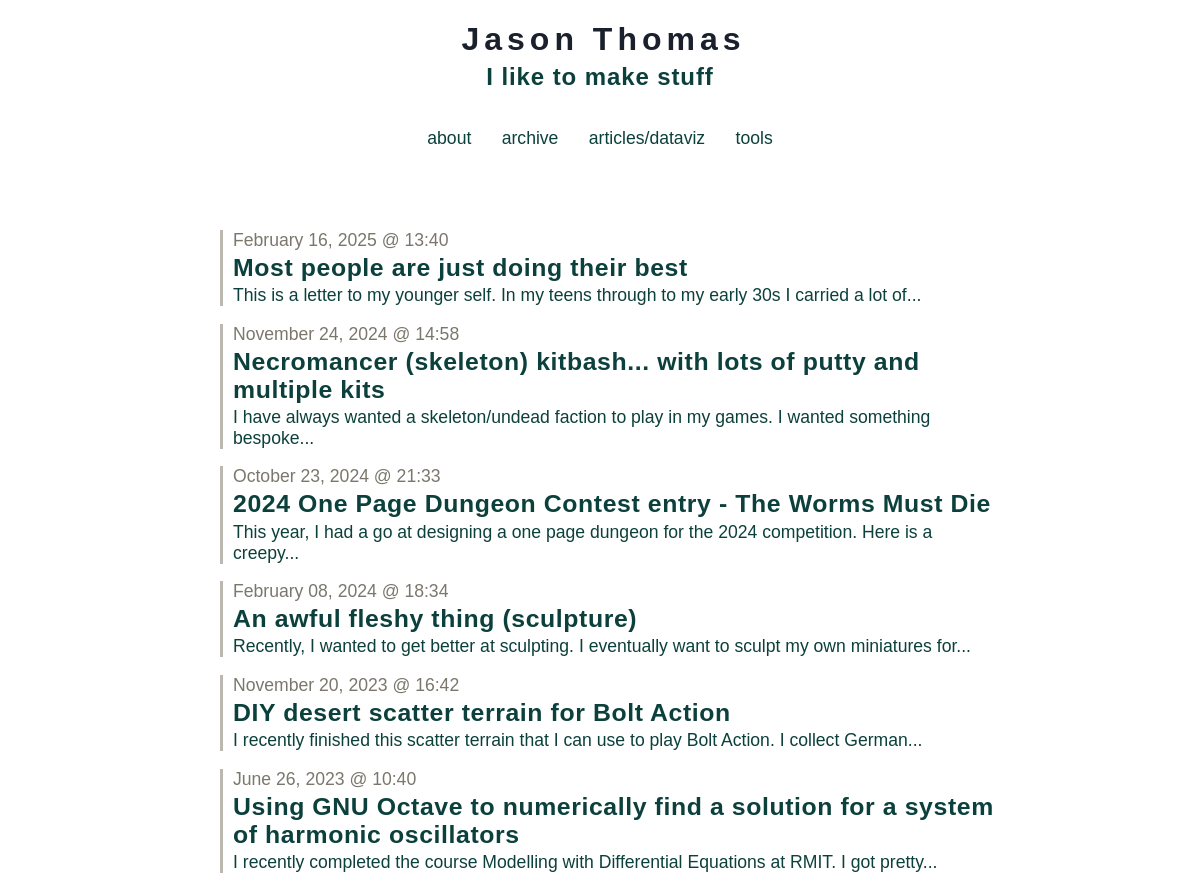
Page /archive (upper part) on the earlier database version.
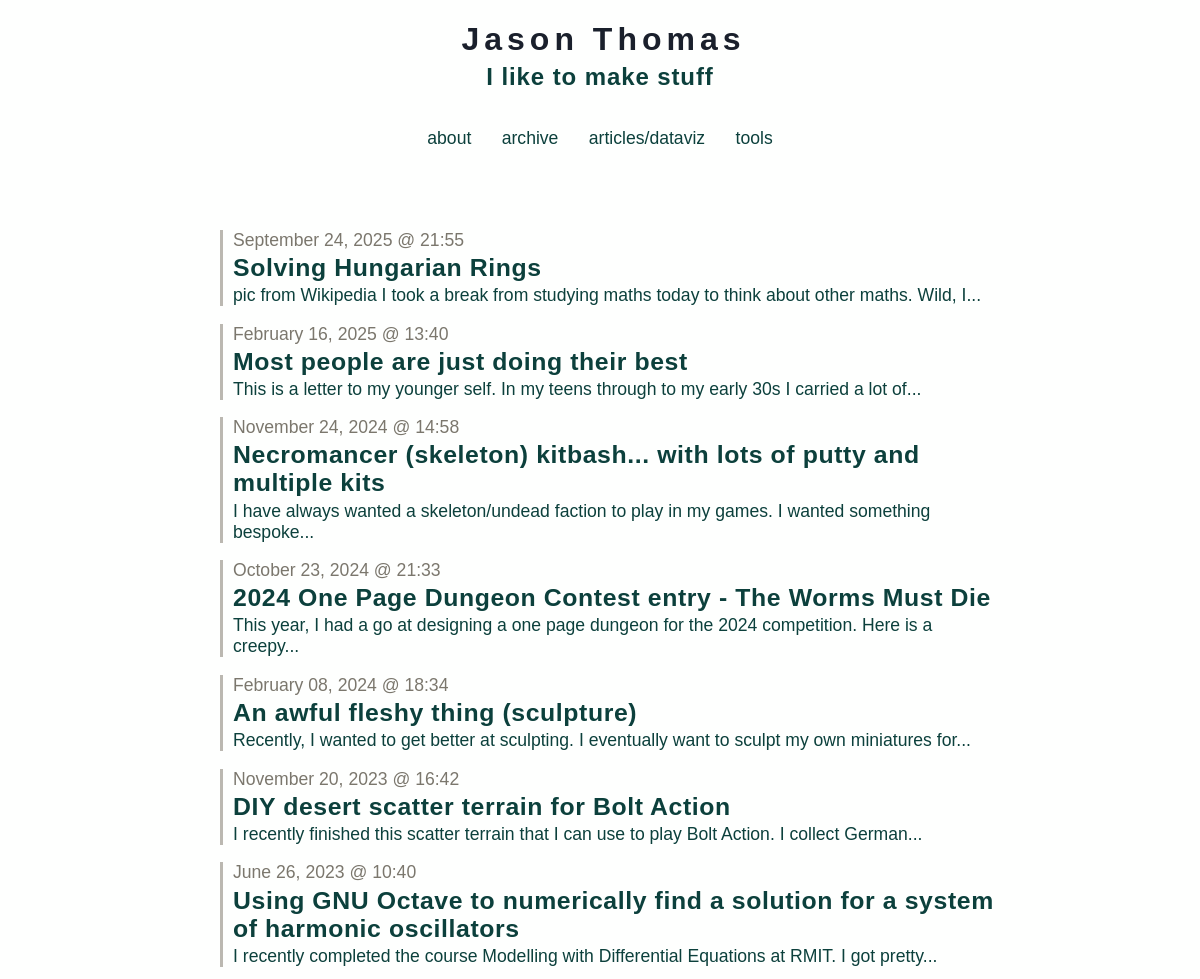
Same page on the later database version.
### tables this page shows
CREATE TABLE entries (
  id integer primary key autoincrement,
  entryDate date not null,
  title text not null,
  text text not null
);

### app.py (the view)
@app.route('/archive')
def show_archive():
    session.pop('logged_in', None)
    entries = get_sql_records("entries")
    return render_template('show_archive.html', entries=entries)

### app.py (called while the page is built)
def connect_db():
    return sqlite3.connect(app.config['DATABASE'])

def get_sql_records(table):
    if table == "articles":
        cursor = g.db.execute('select title, publishDate, link, text, interactive from articles order by id asc')
        articles = [dict(title=row[0], date=row[1], link=row[2], text=row[3], interactive=row[4]) for row in cursor.fetchall()]
        return articles
    elif table == "entries":
        cursor = g.db.execute('select title, entryDate, text from entries order by id asc')
        entries = [dict(title=row[0], date=row[1], text=row[2]) for row in cursor.fetchall()]
        return entries
    else:
        raise sqlite3.DatabaseError

@app.before_request
def before_request():
    g.db = connect_db()

@app.teardown_request
def teardown_request(exception):
    db = getattr(g, 'db', None)
    if db is not None:
        db.close()

@app.after_request
def after_request(response):
    response.headers.set('X-Content-Type-Options', 'nosniff')
    response.headers.set('X-Frame-Options', 'SAMEORIGIN')
    response.headers.set('X-XSS-Protection', '1; mode=block')
    response.headers.set('Strict-Transport-Security', 'max-age=63072000')
    return response

### templates/show_archive.html
{% extends "layout.html" %}
{% block body %}
  <ul class=entries>
  {% set entry_length=entries|length %}
  {% if entry_length > 0 %}
    {% for entry in entries|reverse() %}
      {% set this_entry_i=entry_length-loop.index %}
      <li class=archiveLink value=>
        <a href="/post?postNum={{this_entry_i}}">
          <p class=dateText>{{ entry.date|safe }}</p>
          <h3>{{ entry.title }}</h3>
          <p>{{entry.text|striptags|truncate(100) }}</p>
        </a>
    {% endfor %}
  {% else %}
    <li><em>Why not say something?</em>
  {% endif %}
  </ul>
{% endblock %}

### templates/layout.html (shortened to what this page needs)
<!doctype html>
<link rel="stylesheet" href="{{ url_for('static', filename='default.css') }}">
<link rel=stylesheet type=text/css href="{{ url_for('static', filename='style.css') }}">
<div class=topBanner>
  <a href="/">
    <h1>Jason Thomas</h1>
    <h4>I like to make stuff</h4>
  </a>
</div>
<div class=topLinks>
  <a href="{{ url_for('about') }}">about</a>
  <a href="{{ url_for('show_archive') }}">archive</a>
  <a href="{{ url_for('show_articles') }}">articles/dataviz</a>
  <a href="{{ url_for('my_work') }}">tools</a>
</div>
<div class=page>
  {% block body %}{% endblock %}
</div>

### static/style.css (style rules this page uses)
a,h2,h3 { color: #0C403C; }
a:link { text-decoration: none; }
h1,h2,h3,h4 { letter-spacing: 0.6px; }
.page { margin: 3em auto; padding: .8em; max-width: 800px; }
.page a { text-decoration: underline; }
li { margin-bottom: 1em; list-style: none; padding-left:10px; border-left: 3px solid #BBB8B1; margin-left:10px; }
.archiveLink * { cursor:pointer; margin-bottom: 0.125em; margin-top: 0.125em; }
.archiveLink a { text-decoration: none; }
ul { padding-left:10px; }
.topBanner { width: 100%; text-align: center; cursor: pointer; }
.topBanner h1 { font-size: 4.0vh; margin-bottom:5px; letter-spacing:5px; margin-left:7px; color: #1A202C; }
.topBanner h4 { font-size: 3.0vh; letter-spacing:0.9px; margin-top:5px; color: #0C403C; }
.metanav, .topLinks { text-align: center; font-size: 0.9em; padding: 0.3em; }
.topLinks * { margin: 0.75em; margin-top: 0; }
.dateText { margin-bottom:0px; color: #7B776D; }
h1 { font-size: 3.8vh; }
h3 { font-size: 3.1vh; }
h4 { font-size: 2.7vh; }
p, a, code, li { font-size: 2.2vh; }

Differences in the rows shown:
added entries: date "September 24, 2025 @ 21:55", title "Solving Hungarian Rings", text "pic from Wikipedia I took a break from studying maths today to think about other maths. Wild, I..."
